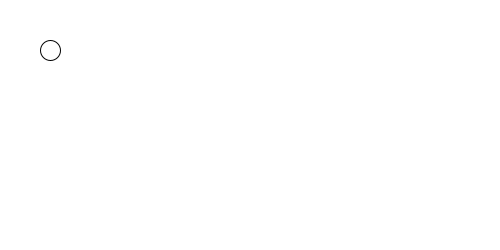
Frame 1 (no input)
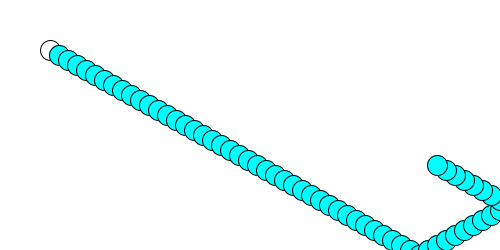
Frame 60 (the mouse pressed at the canvas centre just before this capture)
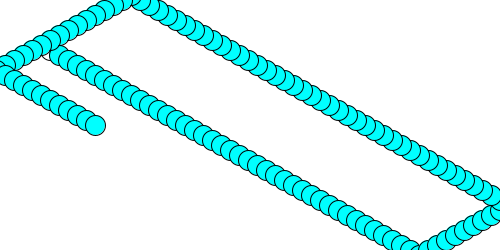
Frame 120 (the mouse held since frame 60 and released just before this capture)

The Processing sketch that drew these frames (run headless with seeded random() and noise(); from frame 60 on, the mouse is pressed at the canvas centre):

// Processing sketch: processing_127545
// ── processing_127545.pde

int x = 50;        // variables
int y = 50;

int dx = 9;        // velocity (9,5)
int dy = 5;

void setup() {  //setup function called initially, only once
  size(500, 250);
  background(255);  //set background white

}

void draw() {  //draw function loops 
  ellipse(x,y,20,20);
  fill (0, 255, 255);
  x = x + dx;
  y = y + dy;
  
  if (x > 500) {        // X axis collision
      dx = -9;
  }
  else if (x < 0) {
      dx = 9;
  }
  
  if (y > 250)  {      // Y axis collision
      dy *= -1;        // the same as dy = dy*(-1)
  }
  else if (y < 0) {
      dy *= -1;
  }
}
